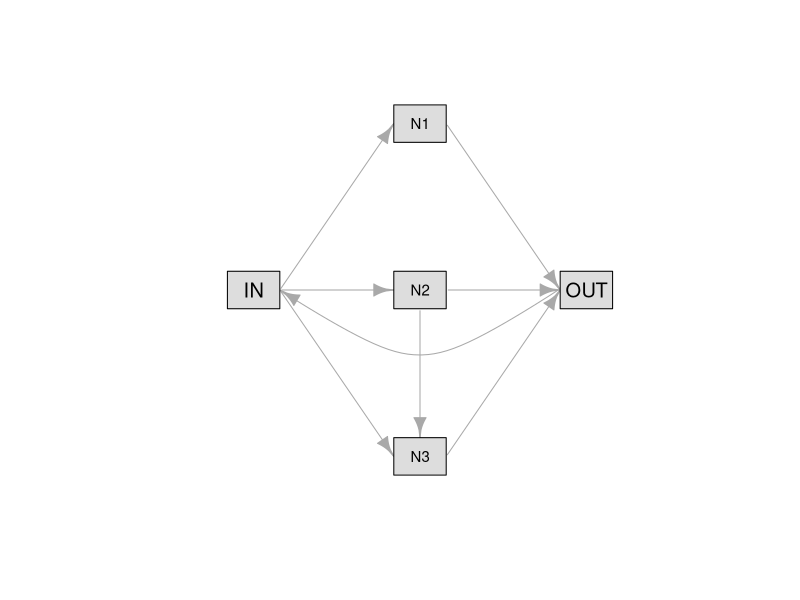

This figure's R source: (Note: this script raises an error after producing the figure.)
# tocID <- "10-courseScripts/exploringNN.R"
#
#
# Purpose: Define simple neural networks. Run them. Experiment with parameters.
#            Find "interesting" variants.
#
#
# Version: 1.10
# Date:    2023-10 - 2024-11
# Author:  boris.steipe@utoronto.ca
#
# Versions:
#   1.10  Add some tools to generate random weight matrices. Add a
#         network plot function with weight-colored edges.
#   1.9   Update iGraph network sketch. Changed name from "evolvingNN.R" to
#         "exploringNN.R".
#   1.0   Posted for course assignment
#   0.5   More details about spectrum analysis.
#   0.4   Make sure input is from a column vector!
#   0.3   Refactored for better separation of concerns - Defining the network,
#           constructing input, plotting time-course, analyzing output.
#   0.2   Added theoretical explanations
#   0.1   Starter Code
#
# ToDo:
#   2.0  Turn demo code into .Rmd
#   Use fields::image.plot() for the color legend.
#
# Notes:
#
# ==============================================================================


#TOC> ==========================================================================
#TOC>
#TOC>   Section  Title                                                   Line
#TOC> -----------------------------------------------------------------------
#TOC>   1        Preparation: packages                                     74
#TOC>   2        Introduction                                              86
#TOC>   2.1        Terminology:                                            91
#TOC>   2.2        What goes on in a neuron                               155
#TOC>   2.3        A computational neuron                                 169
#TOC>   2.4        Activation functions                                   213
#TOC>   3        Computational Neurons in a Network                       283
#TOC>   3.1        Defining a Neural Network with a Weight matrix         323
#TOC>   3.1.1          Digression: colors                                 363
#TOC>   3.2        Plot the network with igraph::                         408
#TOC>   4        Running the network                                      437
#TOC>   5        Input                                                    546
#TOC>   5.1        Feeding the network: harmonic oscillator               606
#TOC>   6        Workbench                                                636
#TOC>   6.1        Running experiments ...                                741
#TOC>   7        "Interesting" Networks                                   776
#TOC>   8        Code Glossary                                            813
#TOC>
#TOC> ==========================================================================


################################################################################
#                                                                              #
#                            S O U R C E   S A F E                             #
#                                                                              #
#     This script is  "source safe".  source()'ing the  code will  define      #
#     (refresh) the global parameters, and define the functions. It won't      #
#     actually run code. Execute the statements in the if (FALSE) { ... }      #
#     blocks to run the interactive parts of this script.                      #
#                                                                              #
################################################################################



# NOTE: You need to read and explore this script, execute the functions but also
# try what happens if you change things.

# OPEN A NEW R SCRIPT into which you write your code experiments. Then you can
# easily reproduce what you did, and the experiments are automatically
# documented for your report.



# =    1  Preparation: packages  ===============================================

# A package to support plotting. We need this  to plot lines with a colour
# gradient which we can't do in base R.
if (! requireNamespace("plotrix", quietly=TRUE)) {
  install.packages("plotrix")
}
# Package information:
#  library(help   = plotrix)     # basic information
#  data(package  = "plotrix")    # available datasets

# A package to compute with graphs. iGraph is the standard package for working
# with all manners of graphs in R, here I only use it to plot the topology
# of some simple neural networks.
if (! requireNamespace("igraph", quietly=TRUE)) {
  install.packages("igraph")
}
# Package information:
#  library(help   = igraph)     # basic information on available commands

# The fields:: package contains tools for spatial data. But it has a good
# utility to plot legends for color gradients, which we use here.
if (! requireNamespace("fields", quietly=TRUE)) {
  install.packages("fields")
}
# Package information:
#  library(help   = fields)     # basic information


# =    2  Introduction  ========================================================

# In this script we explore how to construct simple neural networks and try to
# evolve complex behavior.

# ==   2.1  Terminology:  ======================================================

# Neuron - the elementary unit:
# ======-----------------------
# The term "neuron" comes from an analogy of computational "Artificial Neural
# Networks" (ANN, or simply NN) with biological networks of interconnected nerve
# cells. In biology, a nerve cell is called a neuron. In some contexts one might
# speak of "nodes", especially in the context of graph theory, or when
# discussing non-neural network machine learning models. In our context, we
# always call the elementary unit of computation a "neuron".

# Input - what goes into a neuron:
# =====---------------------------
# Information is passed between neurons, and what a neuron receives is its
# "input". The terms "signal" or "activity" is sometimes used, however, input is
# the most generic and easily understood.

# Output - what a neuron produces:
# ======--------------------------
# The result of a neuron's information processing is its "output". In some
# contexts, "activation" is used, especially when referring to the value a
# neuron produces after applying its activation function. But output is the
# generally accepted term.

# Connection - what allows neurons to exchange information:
# ==========-----------------------------------------------
# In general we speak of two neurons having a "connection" when they exchange
# information. "Edge" is a term borrowed from graph theory (sometimes also
# "arc") and might be encountered when discussing networks from a topological or
# graphical perspective. "Dendrite" and "axon" are biological terms for the
# cellular structures that form connections, and a "Synapse" is the actual point
# of contact and interface for passing information, these can be used to
# emphasize biological parallels. When speaking of the system of connections
# we refer to the"topology", or "architecture" of the network.

# Source - A neuron from which input is received:
# ======-----------------------------------------
# A neuron receives input from a "source". In network theory, "predecessor"
# might be used. In graph theory, we sometimes encounter "tail" to refer to the
# node of origin for an edge in a directed graph. In graph theory a "source" is
# a node that has no incoming edges, so our usage here is more general.

# Target - A neuron to which output is sent:
# ======------------------------------------
# The neuron that receives output from another is its "target". In network
# theory, "successor" might be used. In graph theory, we sometimes encounter
# "head" to refer to the node that an a directed edge connects to, or the
# related term  "sink" - a node that has no outgoing edges.

# So: A NEURON receives INPUT through a CONNECTION to a SOURCE, and transmits
# OUTPUT to a TARGET.

# Iteration - updating all neurons in turn:
# =========--------------------------------
# We call the process of receiving input for all neurons and updating
# the output, one "iteration" of the network. The term "step" is sometimes used
# equivalently, but we will use it only (if at all) to refer to the update of a
# single neuron. Related are "ticks" - elementary units of time, for example
# in the Game of Life; "cycles" is sometimes used to refer to cyclical
# or recurrent processes. "Epoch", and "batch" are machine learning terms: one
# full optimization cycle is an "epoch", a subset of data that is used in
# learning is a "batch".


# ==   2.2  What goes on in a neuron  ==========================================

# A neuron processes its input in the following way:
#   1. Each input is multiplied with a weight that the neuron stores. This
#      is the "strength" of the connection. The weighted inputs are all
#      summed together.
#   2. To this is added a "bias". This determines the baseline level, or
#      sensitivity of the neuron.
#   3. The result is passed through an "activation function". This determines
#      the "output" of the neuron.
#   4. The output is made available as input for every connected neuron.
#   5. The process is iterated.


# ==   2.3  A computational neuron  ============================================

# If we implement such a computational neuron, we could proceed as follows:

if (FALSE) {

  # Assume our neuron receives input from three other neurons. Let's just
  # pick -1, 3, and 5 as those inputs:
  (input <- c(-1, 3, 5))     # NOTE: wrapping a statement with parentheses
  #       performs the assignment AND prints the
  #       result in one step.

  # When the neuron receives that input, it multiplies each input by a weight.
  # So let's define weights, again: arbitrarily
  (weights <- c(-3, 1, -2))

  # Finally, we define a bias ...:
  bias <- 0.1

  # And an activation function:
  fAct <- function(x) { return(tanh(x)) }

  # With that, we can compute one step of information processing.

  # First we multiply the inputs with the weights:
  (x <- input * weights)
  # ... then we add them all together:
  (x <- sum(x))
  # ... then we add the bias:
  (x <- x + bias)
  # ... then we apply the activation function.
  (x <- fAct(x))

}

# That's it! That's how our neuron responds to the input it received
# from three other neurons. That's the value it will send to all neurons
# it connects to.


# Let's talk about the activation function - the function that takes an input
# and computes the actual value of the output.


# ==   2.4  Activation functions  ==============================================

# There are many ways to define activation functions.
# (cf. https://en.wikipedia.org/wiki/Activation_function)
#
# Here we use three common ones but it should be easy for you to define
# more. We will define:
#   - the logistic function (or sigmoid function),
#   - the hyperbolic tangent
#   - the ReLU function

# Let's define them first, then compare them.

# The logistic function returns very small values over most of its negative
# domain then softly switches to positive values. I have transformed its
# location and scale to approximate the behaviour of the ReLU() function.
fLogistic <- function(x, loc = 2.3, scale = 1, A = 5) {
  return(A * plogis(x, location = loc, scale = scale))
}

# The hyperbolic tangent looks similar to the logistic function, but it is
# symmetric around the x-axis. It is the only of the three functions that will
# return negative values (although the other functions too can result in
# negative outputs if the neuron has negative weights on some inputs.)
fTanh <- function(x, A = 5, scale = 0.3) {
  return(A * tanh(x * scale))
}

# The ReLU (Rectifier Linear Unit) activation function is very often used
# in machine learning applications. It is very simple:
# return x, if x is positive, 0 otherwise.
ReLU <- function(x) {
  return(ifelse(x > 0, x, 0))
}

# Plot them to compare them:
if (FALSE) {

  inputs <- seq(-8, 8, by = 0.1)  # Some sequence of x-values for which
                                  # we want our functions plotted.

  # first plot: fTanh()
  plot(inputs, fTanh(inputs, A = 5, scale = 0.3), type = "l", lwd = 2,
       main = "Activation functions", xlab = "input", ylab = "output")
  abline(v = 0 , col = "#CCDDEE")
  abline(h = 0 , col = "#CCDDEE")

  # overlay fLogistic()
  points(inputs, fLogistic(inputs), type = "l", lwd = 2, col = "#55CC99")

  # overlay ReLU()
  points(inputs, ReLU(inputs), type = "l", lwd = 2, col = "#BB0000")

  # Add a legend. Always add legends to plots!
  legend("bottomright",
         legend = c("fTanh()", "fLogistic()", "ReLU()"),
         col = c("#000000", "#55CC99", "#BB0000"),
         lty = 1, lwd = 2, bty = "n")

}


# (For everything that follows below, I will use ReLU() as the default
# activation function. But I will write the code so it is easy to change the
# activation function for experiments.)

# With that, we have everything in place to define individual neurons. Ready for
# the next step: lets connect several neurons together as a network.


# =    3  Computational Neurons in a Network  ==================================

# A neural network is a set of connected neurons. Here is an example:
#
#               +--->[N1]---+
#               |           |
#   >--+--[IN]--+--->[N2]-+-+->[OUT]--+--->     #
#      ^        |         | |         |         # We define a simple network of
#      |        | +<------+ |         |         # computational neurons ...
#      |        | |         |         |         #
#      |        +-+->[N3]---+         |
#      +------------------------------+
#

NN1 <- igraph::make_graph(edges = c("IN",  "N1",
                                    "IN",  "N2",
                                    "IN",  "N3",
                                    "N1",  "OUT",
                                    "N2",  "N3",
                                    "N2",  "OUT",
                                    "N3",  "OUT",
                                    "OUT", "IN"),
                          directed = TRUE)

myLayout <- matrix(c(-1,  0,  # "IN" on the left
                      0,  1,  # "N1" in the center-top
                      0,  0,  # "N2" in the center-middle
                      0, -1,  # "N3" in the center-bottom
                      1,  0), # "OUT" on the right
                    ncol = 2, byrow = TRUE)

plot(NN1,
     layout = myLayout,
     vertex.color = "#DDDDDD",
     vertex.shape = "crectangle",
     vertex.size = 31.5,
     vertex.size2 = 22.5,
     vertex.label.color = "#000000",
     vertex.label.cex = c(1.2, 0.9, 0.9, 0.9, 1.2),
     vertex.label.family = "Helvetica",
     edge.curved = c(rep(0, 7), 0.7))

# What happens if we pass a single unit of input into the network?
#
# Assume all weights are the same, and they are 1.0 .
#
# Steps:
# 1. [IN] multiplies it with weight 1, and generates 1 as the output.
# 2. [N1], [N2], and [N3] receive this input, and generate an output of 1.
# 3. [OUT] receives 3 inputs. [N3] receives 1 input.
# 4. [IN] receives the three outputs from [OUT]. [OUT] receives input from [N3].
# 5. The inputs are further circulating through the network. Note that the
#    values get larger and larger.

# To represent this network on a computer, we can list the
# connections that each neuron receives :
# [IN]  <- [OUT]
# [N1]  <- [IN]
# [N2]  <- [IN]
# [N3]  <- [IN], [N2]
# [OUT] <- [N1], [N2], [N3]

# We can then set up nested if-else statements to determine which input
# to multiply with what weight and what output to compute to propagate
# information through the network.


# ==   3.1  Defining a Neural Network with a Weight matrix  ====================

# But there is a simpler way to do this, which is much more flexible and faster
# to work with: we represent the network in a matrix. We keep the weights in
# this matrix. Wherever the weights are zero, this means those neurons have no
# connection. An input that is multiplied with a weight of zero does not
# have an effect.

# Weights don't have to be zero or one. Any non-zero weight will have an effect
# on the output.

# Non-zero weights in a matrix cell mean: the neuron that owns the row of that
# cell is connected to and receives input from the neuron that owns the column.
# Let's construct such a matrix:

NEUNAM <- c("IN", "N1", "N2", "N3", "OUT")   # We define some neuron names
nNeurons <-  length(NEUNAM)                  # and that implies the number
weightMat <- c(
#  IN    N1    N2    N3   OUT
    0,    0,    0,    0,  1.0,  # IN         # Next I just write the weights
  1.0,    0,    0,    0,    0,  # N1         # into a linear vector, with
  1.0,    0,    0,    0,    0,  # N2         # enough cells to form a square
  1.0,    0,  1.0,    0,    0,  # N3         # matrix (with nNeurons^2 cells).
    0,  1.0,  1.0,  1.0,    0)  # OUT

weightMat <- matrix(weightMat,               # We reshape the vector into a 2D
                    nrow = nNeurons,         # square matrix
                    byrow = TRUE)            # row-by-row.
rownames(weightMat) <- NEUNAM                # And we assign the neuron names
colnames(weightMat) <- NEUNAM

vBias <- rep(0.1, nNeurons)                  # We also define a bias vector.
names(vBias) <- NEUNAM                       # You can later experiment with it.


# Lets Visualize this network: we use the igraph package to convert the matrix
# into an adjacency matrix ( a way to represent a mathematical graph, and
# we use the igraph plotting methods to plot the network.)


# ===   3.1.1  Digression: colors

# Never underestimate the importance of color schemes. Colors help to form
# interpretative associations. Using colors well enhances the story your results
# are telling. Poorly chosen colors obscure the story. Inconsistent colors tell
# the wrong story. Taking time and care with your colors is always worth the
# effort!

# Let's compute a consistent set of colors for plotting the network. A green hue
# for input, a red hue for output, and shades of slate grey for intermediate
# neurons. I'll provide a function for this, so we are flexible to change the
# number of neurons if we wish.

neuCols <- function(N,
                    cIN = "#01cb73",
                    cN = c("#274886","#6b89a3","#8caab1"),
                    cOUT = "#d91c68",
                    alpha = "55") {
  # Make a named vector of N colors. The first element is "IN", the last
  # element is OUT, and the intermediate elements are named N1, N2, ...
  # Parameter "alpha" sets the transparency. It is a two-digit hexadecimal
  # value: "ff" is fully opaque, "00 is fully transparent. alpha = 55 is
  # 33% opaque. Using transparent colors in dense plots allows to see
  # overlaps.

  cIN  <- paste0(cIN,  alpha)
  cN   <- paste0(cN,   alpha)
  cOUT <- paste0(cOUT, alpha)
  fColN <- colorRampPalette(cN, alpha = TRUE)
  vCol <- c(cIN, fColN(N - 2), cOUT)
  names(vCol) <- c("IN", paste0("N", 1:(N-2)), "OUT")

  return(vCol)

}

if (FALSE) {
  # check the colors
  barplot(rep(1, 5), col = neuCols(5))
  barplot(rep(1, 9), col = neuCols(9))
}

NEUCOL <- neuCols(nNeurons)


# ==   3.2  Plot the network with igraph::  ====================================

# For future use, we turn plotting our network into a function.

plotNN <- function(wMat){
  # plot a neural network given an adjacency (weight) matrix

  thisNN <- igraph::graph_from_adjacency_matrix(t(wMat),
                                      mode = "directed",
                                      weighted = TRUE)

  # define the layout:
  myLayout <- igraph::layout_in_circle(myNN, order = c(5,2,1,3,4))
  buffer <- 0.15 * max(abs(myLayout))  # 15% padding

  # define the edge colors
  myWeights <- igraph::E(thisNN)$weight
  wMin <- min(myWeights)
  wMax <- max(myWeights)
  if (wMin == wMax) {
    wNorm <- rep(1, length(myWeights))
    myEdgeLabels <- rep("", length(myWeights))
  } else {
    wNorm <- (myWeights - wMin) / (wMax - wMin)
    myEdgeLabels <- sprintf("%3.2f", myWeights)
  }
  myPal <- colorRampPalette(c("#D9083F", "#878787", "#2CCFB4"))
  myEdgeColors <- myPal(100)[as.numeric(cut(wNorm, breaks = 100))]


  # Reduce margins, make it a single-panel layout, save graphics state
  oPar <- par(mar = rep(1, 4), mfrow = c(1,1))

  plot(thisNN,
       layout = myLayout,
       xlim = range(myLayout[, 1]) + c(-buffer, buffer),
       ylim = range(myLayout[, 2]) + c(-buffer, buffer),
       vertex.size = 40,
       vertex.color = NEUCOL,
       vertex.label.family = "sans",
       vertex.label.cex = 1.6,
       edge.label = myEdgeLabels,
       edge.label.family = "sans",
       edge.label.cex = 0.8,
       edge.curved = 0.1,
       edge.color = myEdgeColors,
       edge.width = 2,
       edge.arrow.size = 0.7,        # Reduce arrowhead size
       edge.arrow.width = 0.8)       # Set arrow mode for a sharper look


  par(oPar)                          # Restore the graphics state


  return(invisible(NULL))            # nothing to return
}

# ... and use this to plot our network:
plotNN(weightMat)


# So far so good, we have a way to represent our neural network, and to plot it.
# Now we can think of running it!


# =    4  Running the network  =================================================

# Running the network means propagating inputs through the network and observing
# what happens. Given the architecture we have defined, that is very easy to do.
# We write a simple function for that - and we make it flexible. For
# example, we pass in the activation function in a parameter, so we can easily
# use different activation functions. Yes, functions in R can be arguments of
# other functions. We simply assign the function name.

if (FALSE) {
  # Check your understanding of the terminology: paste the following into
  # your favorite generative AI.
  t2c("I am new to programming. Please explain the difference between the argument and the parameter of a function. An R code example would be great.")
}


# Take care to not assign
# the return value, but the function! Here is an example of this syntax:

if (FALSE) {

  Sys.time()         # Gives me the current date and time.
  now <- Sys.time()  # "now" is now a time object.
  print(now)         # Printing "now" gives you the time when it was assigned.

  now <- Sys.time    # "now is now a function - Sys.time() by another name.
  print(now)         # Printing it gives me information about the function.
  now()              # But I can use it like a function.

}


iterateNN <- function(v, mat, bias, fAct = ReLU, nrm = TRUE) {
  # Purpose: Iterate the input vector v through the network
  # defined in mat and return the resulting output of all neurons.
  #
  # Parameters:
  #   v:     the input vector, i.e. the output of each neuron after the
  #            previous step. v is converted to a column vector, in case
  #            it isn't one already.
  #   mat:   the matrix of weights of all neuron's inputs. Also implies
  #            the topology of the network.
  #   bias:  biases are added to the weighted sum of inputs - i.e to
  #            the result of the matrix multiplication.
  #   fAct:  the activation function to use: ReLU by default.
  #   nrm:   if TRUE, rescale the result to keep the sum of output values
  #            constant. Only the relative inputs change. This keeps the
  #            internal state of the network commensurate with the constant
  #            levels of the bias vector and the input.

  v <- vc(v)                  # Convert v to a column vector, just in case
  vOut <- mat %*% v           # Multiply weight matrix with input vector
  vOut <- vOut + bias         # Add biases
  vOut <- fAct(vOut)          # Apply the activation function to each neuron
  if(nrm) {
    vOut <- vOut / sum(vOut)  # Normalize, to prevent runaway activation
  }
  return(vOut)

}

# Let's give this a try, using the weight matrix we defined above and a
# bias vector of 0.

if (FALSE) {

  vIn <- vc(c(1, 0, 0, 0, 0))  # We pass a column vector with a single
                               # value of 1.0 to the network. This means: [IN]
                               # has an output of 1, all other neurons have
                               # an output of 0.
  # Iterate each neuron for one step
  (vOut <- iterateNN(v = vIn, mat = weightMat, bias = rep(0,5), nrm = FALSE))

  # This returns:

  #      [,1]
  #  IN     0
  #  N1     1
  #  N2     1
  #  N3     1
  #  OUT    0

  # Now we can use this output as the new input, and see how this activation
  # spreads
  vNext <- vOut

  # Select the following line, and execute it a few times. See how the neuron
  # states change. Can you predict the next step after each one? (Refer to the
  # plot.)
  (vNext <- iterateNN(v = vNext, mat = weightMat, bias = rep(0,5), nrm = FALSE))

  # Iteration:    0   1   0   0   0   0
  # ------------------------------------
  #        IN     1   0   0   3   1   0
  #        N1     0   1   0   0   3   1  ... etc.
  #        N2     0   1   0   0   3   1
  #        N3     0   1   1   0   3   4
  #        OUT    0   0   3   1   0   9

  # Don't gloss over this: take your time to understand what's happening here
  # and to see how we are passing input and output through the network, by
  # actually just performing matrix multiplication. Make sure that you see
  # how this happens: it's really one of the key insights for this unit.

}

# At this point we are ready to make our network do some actual work.


# =    5  Input  ===============================================================

# As you have seen above, the values from a single unit of input grow quite
# quickly. This is why we added the option to normalize the output at each step.
# Let's turn normalization back on, iterate for a few cycles and see what
# happens.

if (FALSE) {
  nIter <- 30
  vNext <- vc(c(1, 0, 0, 0, 0))
  out <- vNext
  for (i in 1:nIter) {
    vNext <- iterateNN(v = vNext, mat = weightMat, bias = rep(0, 5))
    out <- cbind(out, vNext)
  }
  plot(0:nIter, out[1,],
       ylim = c(min(out), max(out)),
       ylab="Output", xlab = "iterations",
       type = "l", col = NEUCOL[1])
  for (i in 2:5) {
    points(0:nIter, out[i, ], type = "l", col = NEUCOL[i])
  }
  abline(v = c(10, 14) , col = "#CCDDEE")

  # Let's print the values in the slice between the two vertical lines.
  print(out[ , 10:14])

  # You see the following:
  #  1: An activation pulse cycles through the network along the cyclical
  #       connections we have defined,
  #  2: Over time, the output appears to converge to a steady state.
  #  3: The values for [N1] and [N2] are always the same.

  # Now try running this again for more iterations.
  nIter <- 150
  # ... and select and execute the code above, beginning from
  #   vNext <- vc(...

  # At this steady-state, we have an output that we can feed into the network,
  # and then the network returns the same vector of numbers.

  (vSteady <- vc(out[ , ncol(out)]))
  iterateNN(v = vSteady, mat = weightMat, bias = rep(0,5))

  # Note that this does not mean the network does nothing. Every neuron receives
  # input, and produces output - it is just that the values are perfectly
  # balanced. Which is actually pretty interesting, when you think about it.

  # What happens if you give the network a non-zero bias? Try it!

}


# What we learn is: in this scenario, a single activation excites the network
# and then converges to a non-zero steady state of activations.

# But we're here to explore complexity. Can we get more interesting behaviour?
# What happens when we "feed" an outside signal into the netwoork?

# ==   5.1  Feeding the network: single pulse  ==========================

# For convenience, we write our simple single impulse vector into a function:

pulse <- function(N, lev = 1.0) {
  # return a single input at point t = 1, and then zero for the rest of the
  # N time points.
  out <- numeric(N)    # vector pre-filled with zeros
  out[1] <- lev        # first element become "lev"
  return(out)          # return the vector
}


# ==   5.1  Feeding the network: harmonic oscillator  ==========================

# For sustained activity, we can feed a harmonic oscillator into the network
# input. That's just a sine wave over time.

oscillator <- function(i, A = 0.2, f = 1/40, damp = 1.0) {
  # return a sine-function at point t = i with a frequency of f
  val <- A * sin((i - 1) * 2 * pi * f)
  val <- val * damp^i
  return(val)
}

if (FALSE) { # Plot the output of oscillator function

  vFeed <- oscillator(1:200)
  plot(0:(length(vFeed) - 1),
       vFeed,
       type = "b", cex = 0.7,
       xlab = "Iteration", ylab = "Input value",
       main = "Harmonic Oscillator Input")
  abline(h = 0, col = "#AA0000")
  abline(v = c(0, 40, 80, 120, 160, 200), col = "#DDDDFF")
}

# Check and see what happens when you set the damping factor to 0.98

# To use such input to drive our network, we simply add it to the input vector
# in the row of the [IN] neuron.


# =    6  Workbench  ===========================================================

# To experiment more thoroughly, we set up a helper function that takes care of
# the following:
#
# 1: It runs the iterations. For each of N required steps, we add some input
#      into the network and record the output of all nodes.
# 2: It stores the results.
# 3: It creates basic plots on the results.
# 4: It returns the arguments we used and the results in a list, for
#      reference and re-use.


runIterations <- function(vF,                 # input feed vector
                          mat = weightMat,    # the weight matrix
                          bias = vBias,       # the bias vector
                          fAct = ReLU,        # the activation function
                          ...,                #   ... additional parameters
                          doPlot = TRUE,
                          panel3 = "density") {  # plot the results

  # Iterate the values in vFeed over the network specified in mat using
  # "bias" as a bias vector.
  N <- length(vF)                             # number of iterations
  nNodes <- nrow(mat)                         # number of nodes in the network
  vIn <- vc(numeric(nNodes))                  # initialize input: all zeros
  vIn[1,1] <- vF[1]                           # initialize [IN] with vFeed[1]
  results <- matrix(numeric(nNodes * N),      # results matrix: N output vectors
                    ncol = N)                 # ... kept in columns
  results[, 1] <- vIn                         # initialize: first input

  # Now run the actual iteration
  for (i in 2:N) {                            # run for N steps:
    results[,i] <- iterateNN(results[,(i-1)], # Take the previous step's output
                             mat = mat,       # and compute the output for the
                             bias = bias,     # current step.
                             fAct = fAct)

    # Add the value in vF[i] to the input vector for [IN], to be
    # used in the next step.
    results[1, i] <- results[1, i] + vF[i]
  }

  # That's it. The rest is plotting and bookkeeping.

  if (doPlot) {

    # set up a matrix to define the plot window layout.
    lay <- matrix(c(1, 1, 2, 3), nrow = 2)
    #         [,1] [,2]    This means: the next plot (#1) will go in the left
    #    [1,]    1    2    half of the plot window, then (#2) in the top-right,
    #    [2,]    1    3    and the last one (#3) in the bottom-right.
    layout(lay, widths=c(1,1), heights=c(1,1))  # activate this layout

    # Plot #1: Individual neuron states over time
    # ===========================================
    plot(results[1, ], type = "l",                            # Plot [IN]
         ylim = c(min(results), max(results)),
         xlab = "iterations",
         ylab = "neuron output",
         col = NEUCOL[1])
    for (i in 2:(nNodes - 1)) {
      points(results[i, ], type = "l", col = NEUCOL[i])      # Plot [N_i]
    }
    points(results[nNodes, ], type="l", col=NEUCOL[nNodes])  # Plot [OUT]

    # Plot #2: phase space of [IN] and [OUT]
    # ======================================
    normIn  <- mmScale(results[1, ])    # apply min-max scaling
    normOut <- mmScale(results[nNodes, ])
    myCols <- rev(hcl.colors(N,                     # fetch a predefined
                             palette = "Red-Blue",  # spectrum of colors
                             alpha=0.33))           # 67% transparent
    plot(normIn, normOut,
         main = "Phase Space of [IN] and [OUT] (trajectory)",
         xlab = "[IN]", ylab = "[OUT]",
         type = "n")                    # only setup the empty frame
    # make a gradient colored line to show the progression of the states
    plotrix::color.scale.lines(normIn, normOut, col = myCols, lwd = 2)
    legend("bottomright",                  # add a legend to the plot
           legend = c("start",
                      sprintf("%d iterations", N)),
           fill =  c(myCols[1], myCols[N]),
           cex = 0.75,
           bty = "n")

    if (panel3 == "density") {
      # Plot panel 3:
      # Mode: density of the [IN]/[OUT] phase space
      # ===========================================
      xy <- t(results[c(1, 5), ])

      # Calculate density colors using densCols
      myPalette <- colorRampPalette(c("blue", "green", "yellow", "red"))
      dCols <- densCols(xy[, 1],
                        xy[, 2],
                        colramp = myPalette)

      # Plot the phase-space trajectory with density-based colors
      plot(xy[, 1], xy[, 2],
           main = "Phase Space of [IN] and [OUT] (density)",
           xlab = "[IN]", ylab = "[OUT]",
           col = dCols,
           pch = 16, cex = 0.6)

    }  else if (panel3 == "spectrum") {
      # Plot panel 3:
      # Mode: spectrum of the [OUT] trajectory
      # =========================================
      stats::spectrum(results[5, ],
                      main = "Spectral density of [OUT]",
                      xlab = "frequency",
                      ylab = "density",
                      col = NEUCOL[nNodes])
    } else {
      stop("Requested mode for \"panel3\" parameter is not recognized.")
    }

  } # end if (doPlot) ...

  # Create output list
  argList <- list()
  argList$call <- match.call()      # retrieves this run's arguments
  argList$args$NN$weightMat <- mat  # The network's actual weight matrix ...
  argList$args$NN$vBias <- bias     # ... and bias vector
  argList$feed <- vF                # The feed vector
  argList$results <- results        # The results

  return(invisible(argList))
}


# ==   6.1  Running experiments ...  ===========================================


if (FALSE) {   # Experiments

  dev.new()          # set up a nice, large plotting window:

  # Run an iteration of the network. Store the results in a list.

  # 200 steps, default arguments
  outList <- runIterations(vF   = oscillator(1:200),
                           mat  = weightMat,
                           bias = c(0.1, 0.1, 0.1, 0.1, 0.1),
                           fAct = ReLU)

  # You can review the arguments you used:
  outList$call
  outList$args

  # You can also save the list, or print() it in a way that you can
  # store it reproducibly in a text document (like a report):

  dput(list(call = outList$call, args = outList$args)) # Note: we don't really
                                                       # want to include the
                                                       # actual feed or output
                                                       # in such a textual
                                                       # representation.

  # And, we can read the arguments from a file, or a character string after
  # assigning the output, e.g.: newList <- dget(textConnection(txt))


 }


# =    7  "Interesting" Networks  ==============================================

# Now the key question is: what are the properties of neural networks - as
# computational devices - that support "interesting" bevhaviour, i.e.
# behaviour "At the Edge of Chaos"?

# Your task is to use the tools you have here (or construct additional ones)
# to answer this question.

# Here is a brief list of the kind of things we could think of:
#
#  - Can we get continuous cycling output, or does the network always
#    equilibrate?
#  - Can we get truely chaotic behaviour?
#
# - More weights? Fewer weights? Random weights?
# - More cells, fewer cells?
#
# - What is a possible objective function for "interesting"?
# - Different feeds:
#   - pulsed?
#   - white noise?
#   - Fibonacci word (aperiodic)?
#   - ...
# - Can we do computations?
#   - Logic functions?
#   - Period doubling?
#   - Rectifier?
#   - Frequency analyzer?
#   - Noise suppression?
#   - Threshold activation?
#   - Bistable behaviour?
# - ...

# == 1.1 Random weight matrices

# One way to explore the potential behaviour of network topologies is to
# trial random networks. Here is a tool to create random weight matrices.

# rsample() helper function
rsample <- function(n, v = c(0,1)) {
  # random vector of v with length n
  return(sample(v, n, replace = TRUE))
}

makeRandomNetwork <- function(nodeNames,
                              topology,
                              func = rnorm,
                              ...,
                              seed = NULL) {
  # Make a random neural network from nodeNames using random network weights
  # which are distributed as per func(). The function accepts a seed to
  # initialize the R RNG (Random Number Generator), so you can get the same
  # matrix (and reproduce your results) by remembering only the seed you
  # used.
  #
  # nodeNames   char      The names of the network nodes, also implies the
  #                         number of nodes.
  # topology    num       A matrix that defines the topology of the network.
  #                         If missing, all weights are kept unchanged. If
  #                         present, all weights are multiplied by the
  #                         corresponding value in the topology matrix
  #                         (Hadamard product).
  #                       Typically the topology matrix would consist of
  #                         1's wherever a node named in the column connects
  #                         to a node named in the row, and 0's elsewhere,
  #                         but non-integral values might also make sense.
  # func        function  Name of the random-value generating  function.
  # ...                   Optional additional arguments passed to func().
  # seed                  Seed for the RNG, for reproducible randomness.
  #                         Default NULL puts the RNG in a fresh state.
  #

  set.seed(seed)                   # Initialize the RNG
  nN <- length(nodeNames)          # number of nodes

  # Call function func() with parameters. The first argument is the square
  # of nN, i.e. the number of values needed to fill the square matrix.
  val <- do.call(func, c(list(n = nN^2), list(...)))

  rMat <- matrix(val, nrow = nN)   # put val into the matrix
  rownames(rMat) <- nodeNames      # name the matrix rows ...
  colnames(rMat) <- nodeNames      # ... and columns

  if (! missing(topology)) {
    rMat <- rMat * topology       # Hadamard product
  }

  return(rMat)
}

# Since makeRandomNetwork() accepts a topology matrix to produce networks
# that are not fully connected, here is a topology for the network we have
# used above:

myTopo <- matrix(c(0, 0, 0, 0, 1,
                   1, 0, 0, 0, 0,
                   1, 0, 0, 0, 0,
                   1, 0, 1, 0, 0,
                   0, 1, 1, 1, 0), nrow = length(NEUNAM), byrow = TRUE)



# usage examples
makeRandomNetwork(NEUNAM, func = rsample)  # unit weights
makeRandomNetwork(NEUNAM, func = runif)    # uniform distribution
makeRandomNetwork(NEUNAM, func = rnorm)    # normal distribution
makeRandomNetwork(NEUNAM, func = rsample, v = c(-1, 0, 1))
makeRandomNetwork(NEUNAM, func = runif, min = -1, max = 1)
makeRandomNetwork(NEUNAM, func = rnorm, mean = 0.5, sd = 1.5)

# Reproducible random, uniform distributed weights between -1 and 1, with
# the topology we discussed above:
makeRandomNetwork(NEUNAM,
                  topology = myTopo,
                  func = runif, min = -1, max = 1,
                  seed = 271828182)

# == 1.1 Putting it together



# Have fun!



# [END]
